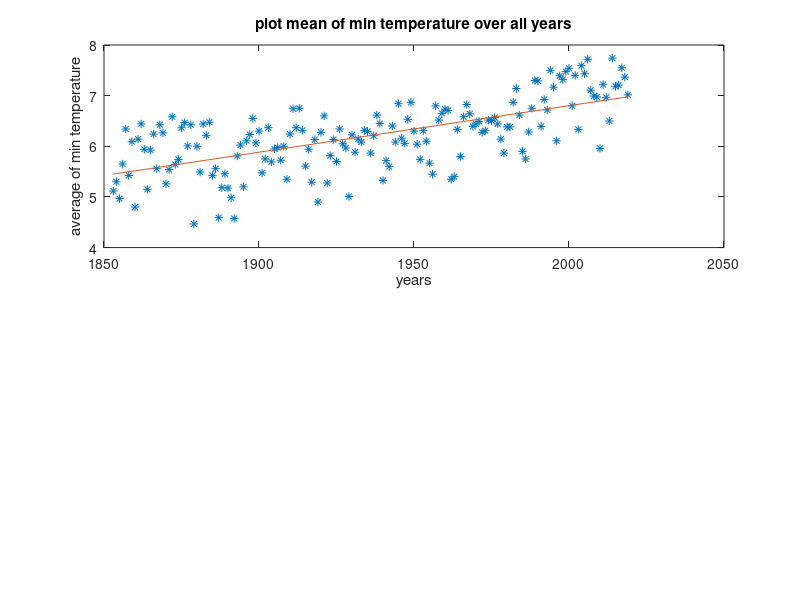

MATLAB code to generate this figure: (Note: this script raises an error after producing the figure.)
M = csvread('climate-csv-data set - Sheet1.csv',1,1);
%% tmin and time series plot 
tempmin = zeros(167,1);
years = zeros(167,1);
for i = 1:167
    a = 0;
    for j = 1:12
        b = M((12*(i-1))+j,3);
        a = b+a;
    end
    tempmin(i) = a/12;
    years(i) =1853+i-1;
end



%% fitting the line among the mean of max temp over all years

x = years;
y = tempmin;
% Fit linear regression line with OLS.
b = [ones(size(x,1),1) x]\y;
% Use estimated slope and intercept to create regression line.
RegressionLine = [ones(size(x,1),1) x]*b;

% R2 between regression line and y
SS_X = sum((RegressionLine-mean(RegressionLine)).^2);
SS_Y = sum((y-mean(y)).^2);
SS_XY = sum((RegressionLine-mean(RegressionLine)).*(y-mean(y)));
R_squared = SS_XY/sqrt(SS_X*SS_Y);

fprintf('R2: %0.2f\n',R_squared)

%ploting
subplot(2,1,1);
plot(years, tempmin, '*','displayname','min tempetature scatter')
xlabel('years');
ylabel('average of min temperature')
title('plot mean of min temperature over all years')


% Plot it in the scatter plot and show equation.
hold on,
plot(x,RegressionLine,'displayname',sprintf('Regression line (y = %0.2f*x + %0.2f)',b(2),b(1)))
legend('location','nw')



%% doing same thing for maximum temperature
tempmax = zeros(167,1);
for i = 1:167
    a = 0;
    for j = 1:12
        b = M((12*(i-1))+j,2);
        a = b+a;
    end
    tempmax(i) = a/12;
end


%% fitting the line among the mean of max temp over all years

x = years;
y = tempmax;
% Fit linear regression line with OLS.
b = [ones(size(x,1),1) x]\y;
% Use estimated slope and intercept to create regression line.
RegressionLine = [ones(size(x,1),1) x]*b;

% R2 between regression line and y
SS_X = sum((RegressionLine-mean(RegressionLine)).^2);
SS_Y = sum((y-mean(y)).^2);
SS_XY = sum((RegressionLine-mean(RegressionLine)).*(y-mean(y)));
R_squared = SS_XY/sqrt(SS_X*SS_Y);

fprintf('R2: %0.2f\n',R_squared)

%ploting
subplot(2,1,2);
plot(years, tempmax, '*','displayname','max temperature scatter')
xlabel('years');
ylabel('average of max temperature')
title('plot mean of max temperature over all years')

% Plot it in the scatter plot and show equation.
hold on,
plot(x,RegressionLine,'displayname',sprintf('Regression line (y = %0.2f*x + %0.2f)',b(2),b(1)))
legend('location','nw')




























